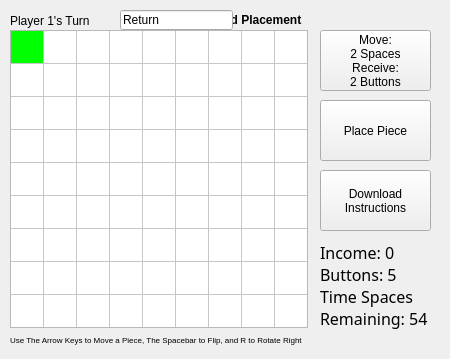
    <widget class="QWidget" name="p1">
     <attribute name="title">
      <string>P1 Quilt</string>
     </attribute>
     <widget class="QTableWidget" name="p1quilt">
      <property name="geometry">
       <rect>
        <x>10</x>
        <y>30</y>
        <width>298</width>
        <height>298</height>
       </rect>
      </property>
      <property name="maximumSize">
       <size>
        <width>381</width>
        <height>16777215</height>
       </size>
      </property>
      <property name="verticalScrollBarPolicy">
       <enum>Qt::ScrollBarAlwaysOff</enum>
      </property>
      <property name="horizontalScrollBarPolicy">
       <enum>Qt::ScrollBarAlwaysOff</enum>
      </property>
      <attribute name="horizontalHeaderVisible">
       <bool>false</bool>
      </attribute>
      <attribute name="horizontalHeaderMinimumSectionSize">
       <number>32</number>
      </attribute>
      <attribute name="horizontalHeaderDefaultSectionSize">
       <number>33</number>
      </attribute>
      <attribute name="verticalHeaderVisible">
       <bool>false</bool>
      </attribute>
      <attribute name="verticalHeaderMinimumSectionSize">
       <number>32</number>
      </attribute>
      <attribute name="verticalHeaderDefaultSectionSize">
       <number>33</number>
      </attribute>
      <row>
       <property name="text">
        <string>1</string>
       </property>
      </row>
      <row>
       <property name="text">
        <string>2</string>
       </property>
      </row>
      <row>
       <property name="text">
        <string>3</string>
       </property>
      </row>
      <row>
       <property name="text">
        <string>4</string>
       </property>
      </row>
      <row>
       <property name="text">
        <string>5</string>
       </property>
      </row>
      <row>
       <property name="text">
        <string>6</string>
       </property>
      </row>
      <row>
       <property name="text">
        <string>7</string>
       </property>
      </row>
      <row>
       <property name="text">
        <string>8</string>
       </property>
      </row>
      <row>
       <property name="text">
        <string>9</string>
       </property>
      </row>
      <column>
       <property name="text">
        <string>1</string>
       </property>
      </column>
      <column>
       <property name="text">
        <string>2</string>
       </property>
      </column>
      <column>
       <property name="text">
        <string>3</string>
       </property>
      </column>
      <column>
       <property name="text">
        <string>4</string>
       </property>
      </column>
      <column>
       <property name="text">
        <string>5</string>
       </property>
      </column>
      <column>
       <property name="text">
        <string>6</string>
       </property>
      </column>
      <column>
       <property name="text">
        <string>7</string>
       </property>
      </column>
      <column>
       <property name="text">
        <string>8</string>
       </property>
      </column>
      <column>
       <property name="text">
        <string>9</string>
       </property>
      </column>
      <item row="0" column="0">
       <property name="background">
        <brush brushstyle="SolidPattern">
         <color alpha="255">
          <red>0</red>
          <green>255</green>
          <blue>0</blue>
         </color>
        </brush>
       </property>
      </item>
      <item row="1" column="0">
       <property name="text">
        <string/>
       </property>
       <property name="foreground">
        <brush brushstyle="NoBrush">
         <color alpha="255">
          <red>255</red>
          <green>170</green>
          <blue>0</blue>
         </color>
        </brush>
       </property>
      </item>
      <item row="1" column="1">
       <property name="text">
        <string/>
       </property>
       <property name="foreground">
        <brush brushstyle="NoBrush">
         <color alpha="255">
          <red>85</red>
          <green>255</green>
          <blue>0</blue>
         </color>
        </brush>
       </property>
      </item>
      <item row="2" column="2">
       <property name="text">
        <string/>
       </property>
       <property name="foreground">
        <brush brushstyle="SolidPattern">
         <color alpha="125">
          <red>0</red>
          <green>255</green>
          <blue>0</blue>
         </color>
        </brush>
       </property>
      </item>
      <item row="2" column="3">
       <property name="text">
        <string/>
       </property>
       <property name="foreground">
        <brush brushstyle="SolidPattern">
         <color alpha="255">
          <red>0</red>
          <green>255</green>
          <blue>0</blue>
         </color>
        </brush>
       </property>
      </item>
     </widget>
     <widget class="QLabel" name="label_2">
      <property name="geometry">
       <rect>
        <x>10</x>
        <y>10</y>
        <width>181</width>
        <height>21</height>
       </rect>
      </property>
      <property name="text">
       <string>Player 1's Turn</string>
      </property>
     </widget>
     <widget class="QLabel" name="ErrorMessage_2">
      <property name="geometry">
       <rect>
        <x>200</x>
        <y>10</y>
        <width>111</width>
        <height>20</height>
       </rect>
      </property>
      <property name="font">
       <font>
        <weight>75</weight>
        <bold>true</bold>
       </font>
      </property>
      <property name="text">
       <string>Invalid Placement</string>
      </property>
     </widget>
     <widget class="QPushButton" name="pushButton_4">
      <property name="geometry">
       <rect>
        <x>320</x>
        <y>30</y>
        <width>111</width>
        <height>61</height>
       </rect>
      </property>
      <property name="text">
       <string>Move:
2 Spaces
Receive:
2 Buttons</string>
      </property>
     </widget>
     <widget class="QPushButton" name="pushButton_5">
      <property name="geometry">
       <rect>
        <x>320</x>
        <y>100</y>
        <width>111</width>
        <height>61</height>
       </rect>
      </property>
      <property name="text">
       <string>Place Piece</string>
      </property>
     </widget>
     <widget class="QPushButton" name="pushButton_6">
      <property name="geometry">
       <rect>
        <x>320</x>
        <y>170</y>
        <width>111</width>
        <height>61</height>
       </rect>
      </property>
      <property name="text">
       <string>Download
Instructions</string>
      </property>
     </widget>
     <widget class="QLabel" name="label_3">
      <property name="geometry">
       <rect>
        <x>320</x>
        <y>240</y>
        <width>111</width>
        <height>91</height>
       </rect>
      </property>
      <property name="font">
       <font>
        <family>Sylfaen</family>
        <pointsize>12</pointsize>
       </font>
      </property>
      <property name="text">
       <string>Income: 0
Buttons: 5
Time Spaces
Remaining: 54</string>
      </property>
     </widget>
     <widget class="QLabel" name="label_6">
      <property name="geometry">
       <rect>
        <x>10</x>
        <y>330</y>
        <width>431</width>
        <height>20</height>
       </rect>
      </property>
      <property name="font">
       <font>
        <pointsize>6</pointsize>
       </font>
      </property>
      <property name="text">
       <string>Use The Arrow Keys to Move a Piece, The Spacebar to Flip, and R to Rotate Right</string>
      </property>
     </widget>
     <widget class="QKeySequenceEdit" name="keySequenceEdit">
      <property name="geometry">
       <rect>
        <x>120</x>
        <y>10</y>
        <width>113</width>
        <height>20</height>
       </rect>
      </property>
      <property name="keySequence">
       <string>Return</string>
      </property>
     </widget>
    </widget>
